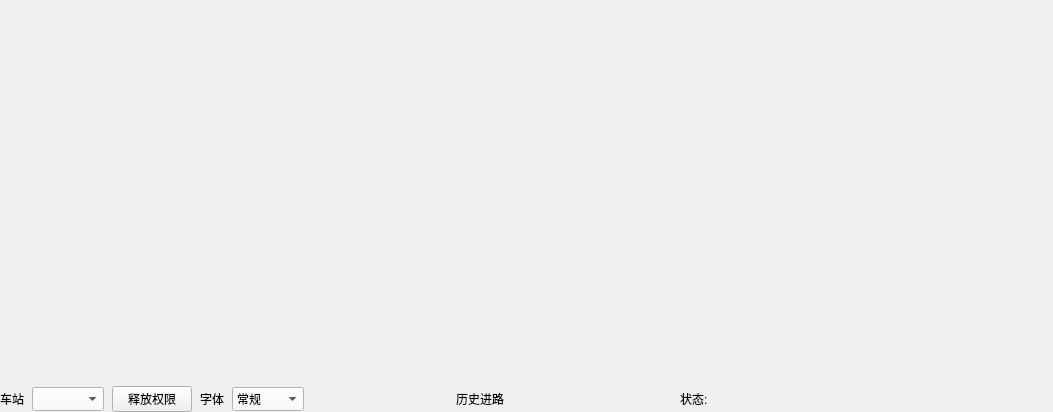
<?xml version="1.0" encoding="UTF-8"?>
<ui version="4.0">
 <class>RouteOrderWidget</class>
 <widget class="QWidget" name="RouteOrderWidget">
  <property name="geometry">
   <rect>
    <x>0</x>
    <y>0</y>
    <width>1053</width>
    <height>412</height>
   </rect>
  </property>
  <property name="windowTitle">
   <string>Form</string>
  </property>
  <property name="styleSheet">
   <string notr="true">background-color: rgba(240, 240, 240, 240);</string>
  </property>
  <layout class="QVBoxLayout" name="verticalLayout" stretch="1,0">
   <property name="spacing">
    <number>0</number>
   </property>
   <property name="leftMargin">
    <number>0</number>
   </property>
   <property name="topMargin">
    <number>0</number>
   </property>
   <property name="rightMargin">
    <number>0</number>
   </property>
   <property name="bottomMargin">
    <number>0</number>
   </property>
   <item>
    <layout class="QHBoxLayout" name="horizontalLayout_2" stretch="3,4">
     <property name="spacing">
      <number>8</number>
     </property>
     <item>
      <widget class="TrainRouteOrderWidget" name="widget" native="true"/>
     </item>
     <item>
      <widget class="ShuntRoute" name="widget_2" native="true"/>
     </item>
    </layout>
   </item>
   <item>
    <layout class="QHBoxLayout" name="horizontalLayout_6" stretch="3,4">
     <property name="spacing">
      <number>8</number>
     </property>
     <item>
      <layout class="QHBoxLayout" name="horizontalLayout_3">
       <property name="spacing">
        <number>8</number>
       </property>
       <item>
        <widget class="QLabel" name="label">
         <property name="minimumSize">
          <size>
           <width>0</width>
           <height>24</height>
          </size>
         </property>
         <property name="maximumSize">
          <size>
           <width>16777215</width>
           <height>24</height>
          </size>
         </property>
         <property name="text">
          <string>车站</string>
         </property>
        </widget>
       </item>
       <item>
        <widget class="QComboBox" name="comboBox_2">
         <property name="minimumSize">
          <size>
           <width>0</width>
           <height>24</height>
          </size>
         </property>
         <property name="maximumSize">
          <size>
           <width>16777215</width>
           <height>24</height>
          </size>
         </property>
         <property name="styleSheet">
          <string notr="true">background-color: rgb(250, 250, 250);</string>
         </property>
        </widget>
       </item>
       <item>
        <widget class="QPushButton" name="pushButton">
         <property name="text">
          <string>释放权限</string>
         </property>
        </widget>
       </item>
       <item>
        <widget class="QLabel" name="label_2">
         <property name="minimumSize">
          <size>
           <width>0</width>
           <height>24</height>
          </size>
         </property>
         <property name="maximumSize">
          <size>
           <width>16777215</width>
           <height>24</height>
          </size>
         </property>
         <property name="text">
          <string>字体</string>
         </property>
        </widget>
       </item>
       <item>
        <widget class="QComboBox" name="comboBox_3">
         <property name="minimumSize">
          <size>
           <width>72</width>
           <height>24</height>
          </size>
         </property>
         <property name="maximumSize">
          <size>
           <width>72</width>
           <height>24</height>
          </size>
         </property>
         <property name="styleSheet">
          <string notr="true">background-color: rgb(250, 250, 250);</string>
         </property>
         <item>
          <property name="text">
           <string>常规</string>
          </property>
         </item>
         <item>
          <property name="text">
           <string>大</string>
          </property>
         </item>
         <item>
          <property name="text">
           <string>超大</string>
          </property>
         </item>
         <item>
          <property name="text">
           <string>极大</string>
          </property>
         </item>
        </widget>
       </item>
       <item>
        <spacer name="horizontalSpacer">
         <property name="orientation">
          <enum>Qt::Horizontal</enum>
         </property>
         <property name="sizeHint" stdset="0">
          <size>
           <width>40</width>
           <height>20</height>
          </size>
         </property>
        </spacer>
       </item>
      </layout>
     </item>
     <item>
      <layout class="QHBoxLayout" name="horizontalLayout_5" stretch="0,0,0,0,1">
       <property name="spacing">
        <number>8</number>
       </property>
       <item>
        <widget class="QLabel" name="label_3">
         <property name="minimumSize">
          <size>
           <width>0</width>
           <height>24</height>
          </size>
         </property>
         <property name="maximumSize">
          <size>
           <width>16777215</width>
           <height>24</height>
          </size>
         </property>
         <property name="text">
          <string>历史进路</string>
         </property>
        </widget>
       </item>
       <item>
        <widget class="QLabel" name="label_5">
         <property name="minimumSize">
          <size>
           <width>160</width>
           <height>24</height>
          </size>
         </property>
         <property name="maximumSize">
          <size>
           <width>160</width>
           <height>24</height>
          </size>
         </property>
         <property name="text">
          <string/>
         </property>
        </widget>
       </item>
       <item>
        <widget class="QLabel" name="label_4">
         <property name="minimumSize">
          <size>
           <width>0</width>
           <height>24</height>
          </size>
         </property>
         <property name="maximumSize">
          <size>
           <width>16777215</width>
           <height>24</height>
          </size>
         </property>
         <property name="text">
          <string>状态:</string>
         </property>
        </widget>
       </item>
       <item>
        <widget class="QLabel" name="label_6">
         <property name="minimumSize">
          <size>
           <width>160</width>
           <height>24</height>
          </size>
         </property>
         <property name="maximumSize">
          <size>
           <width>160</width>
           <height>24</height>
          </size>
         </property>
         <property name="text">
          <string/>
         </property>
        </widget>
       </item>
       <item>
        <spacer name="horizontalSpacer_2">
         <property name="orientation">
          <enum>Qt::Horizontal</enum>
         </property>
         <property name="sizeHint" stdset="0">
          <size>
           <width>40</width>
           <height>20</height>
          </size>
         </property>
        </spacer>
       </item>
      </layout>
     </item>
    </layout>
   </item>
  </layout>
 </widget>
 <customwidgets>
  <customwidget>
   <class>TrainRouteOrderWidget</class>
   <extends>QWidget</extends>
   <header location="global">RouteOrder/trainrouteorderwidget.h</header>
   <container>1</container>
  </customwidget>
  <customwidget>
   <class>ShuntRoute</class>
   <extends>QWidget</extends>
   <header location="global">RouteOrder/shuntroute.h</header>
   <container>1</container>
  </customwidget>
 </customwidgets>
 <resources/>
 <connections/>
</ui>
